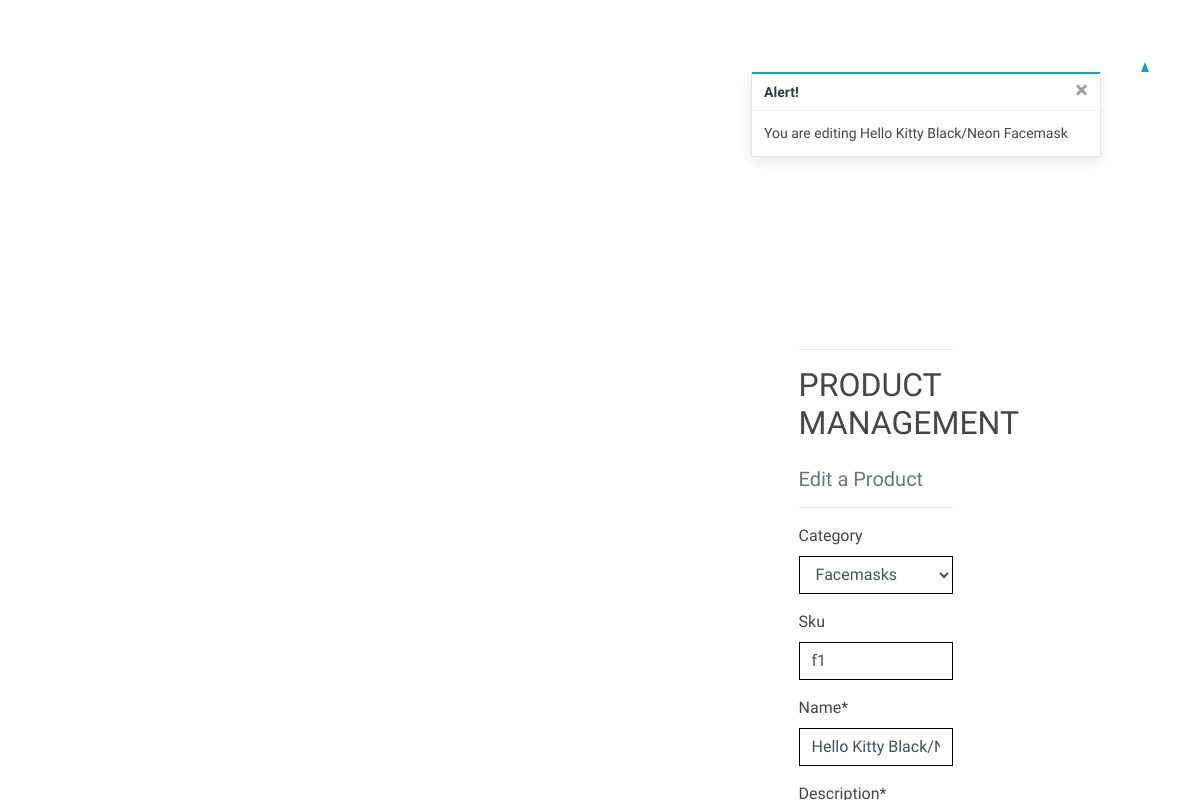
The app's page /products/edit/7/, older data.
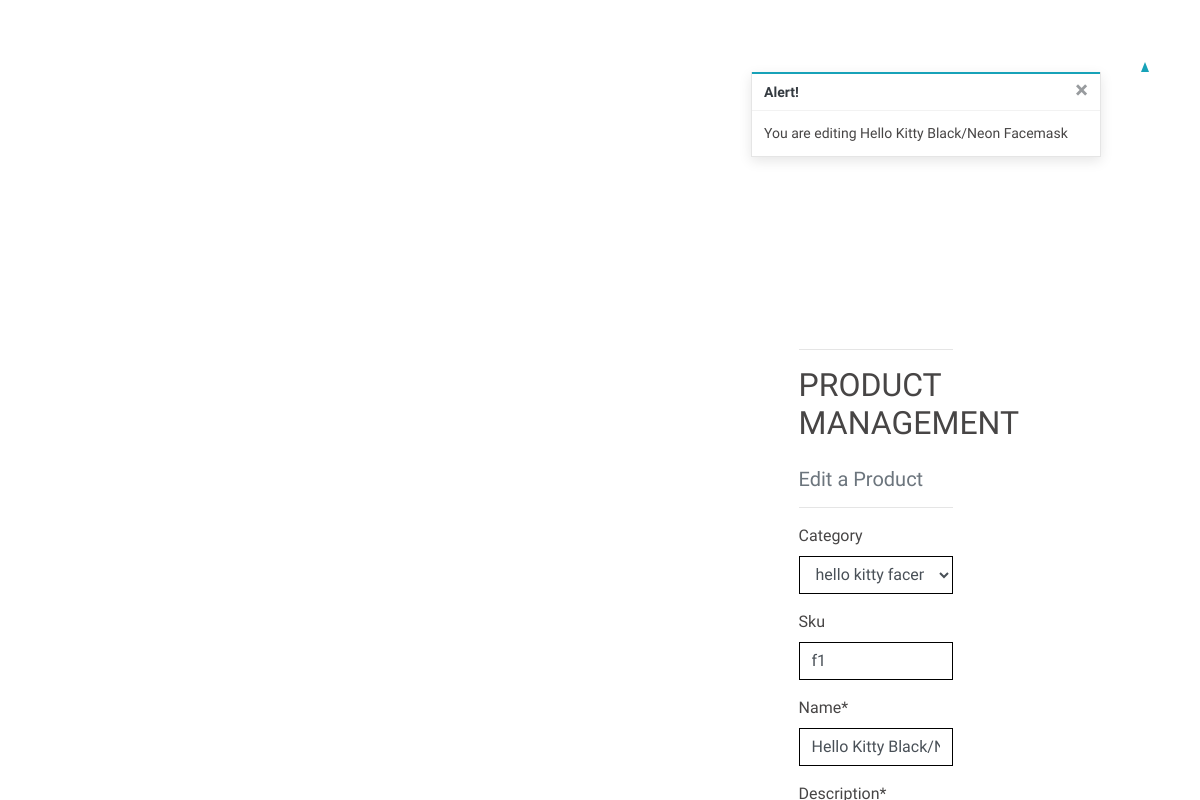
The same page, newer data.
### products/models.py (models this page shows, shortened)
class Product(models.Model):
    category = models.ForeignKey('Category', null=True, blank=True, on_delete=models.SET_NULL)
    sku = models.CharField(max_length=200, null=True, blank=True)
    name = models.CharField(max_length=200)
    description = models.TextField()
    price = models.DecimalField(max_digits=6, decimal_places=2)
    rating = models.DecimalField(max_digits=6, decimal_places=2, null=True, blank=True)
    image_url = models.URLField(max_length=1024, null=True, blank=True)
    image = models.ImageField(null=True, blank=True)

### products/views.py (the view)
# urls.py: path('edit/<int:product_id>/', views.edit_product, name='edit_product'),
def edit_product(request, product_id):
    product = get_object_or_404(Product, pk=product_id)
    if request.method == 'POST':
        form = ProductForm(request.POST, request.FILES, instance=product)
        if form.is_valid():
            form.save()
            messages.success(request, 'Successfully updated product!')
            return redirect(reverse('product_detail', args=[product.id]))
        else:
            messages.error(request, 'Failed to update product')
    else:
        form = ProductForm(instance=product)
        messages.info(request, f'You are editing {product.name}')
    template = 'products/edit_product.html'
    context = {
        'form': form,
        'product': product,
    }
    return render(request, template, context)

### products/forms.py
class ProductForm(forms.ModelForm):
    class Meta:
        model = Product
        fields = '__all__'
    def __init__(self, *args, **kwargs):
        super().__init__(*args, **kwargs)
        categories = Category.objects.all()
        friendly_names = [(c.id, c.get_friendly_name()) for c in categories]
        self.fields['category'].choices = friendly_names
        for field_name, field in self.fields.items():
            field.widget.attrs['class'] = 'border-black rounded-0'

### products/models.py (called while the page is built)
    def get_friendly_name(self):
        return self.friendly_name

### products/templates/products/edit_product.html (shortened to what this page needs)
{% extends "base.html" %}
{% load static %}
{% block page_header %}
    <div class="container header-container">
    </div>
{% endblock %}
{% block content %}
    <div class="overlay"></div>
    <div class="container">
        <div class="row">
            <div class="col-12 col-md-6">
                <hr>
                <h2 class="logo-font mb-4">Product Management</h2>
                <h5 class="text-muted">Edit a Product</h5>
                <hr>
            </div>
        </div>
        <div class="row">
            <div class="col-12 col-md-6">
                <form method="POST" action="{% url 'edit_product' product.id %}" class="form mb-2" enctype="multipart/form-data">
                    {{ form | crispy }}
                </form>
            </div>
        </div>
    </div>
{% endblock %}

Row changes from the older to the newer data that the page shows:
changed Product "Hello Kitty Black/Neon Facemask": category "Facemasks" → "hello kitty facemask"
